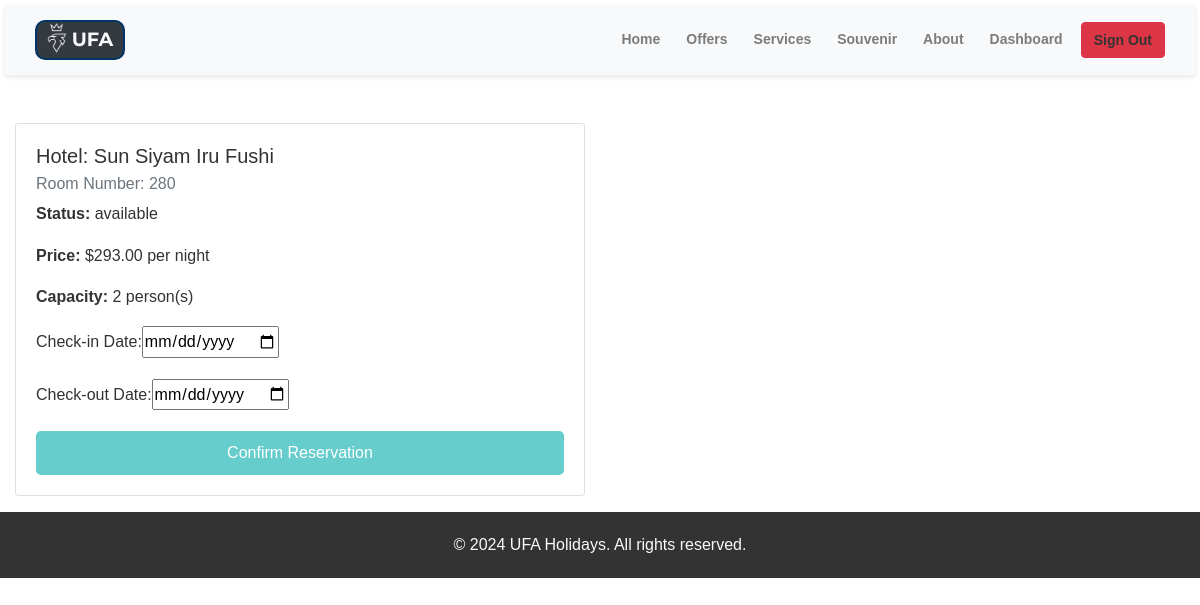
Screenshot of /assets/pages/reservation.php?room_id=3 (signed in) with the database file from the repository.
### tables this page shows
CREATE TABLE `hotel_rooms` (
  `room_id` int(11) NOT NULL,
  `hotel_id` int(11) DEFAULT NULL,
  `room_type_id` int(11) DEFAULT NULL,
  `room_number` varchar(20) NOT NULL,
  `status` varchar(50) NOT NULL DEFAULT 'available',
  `room_price` decimal(10,2) NOT NULL,
  `room_capacity` int(11) DEFAULT NULL,
  `room_image` text DEFAULT NULL
);

CREATE TABLE `hotels` (
  `hotel_id` int(11) NOT NULL,
  `hotel_name` varchar(100) DEFAULT NULL,
  `hotel_location` varchar(100) DEFAULT NULL,
  `hotel_description` text DEFAULT NULL,
  `hotel_profile` text DEFAULT NULL,
  `hotel_rooms` int(11) DEFAULT NULL,
  `hotel_amenities` text DEFAULT NULL,
  `hotel_contact_info` varchar(100) DEFAULT NULL,
  `hotel_rank` int(11) DEFAULT NULL,
  `hotel_image` text DEFAULT NULL,
  `hotel_distance` int(11) NOT NULL,
  `deleted` tinyint(1) DEFAULT 0
);

### assets/pages/reservation.php (the view, shortened to what this page needs)
<?php
include 'db_connect.php';
if (isset($_GET['room_id'])) {
    $room_id = $_GET['room_id'];
    $sql_room = "SELECT hotel_rooms.*, hotels.hotel_name
                 FROM hotel_rooms
                 INNER JOIN hotels ON hotel_rooms.hotel_id = hotels.hotel_id
                 WHERE hotel_rooms.room_id = $room_id";
    $result_room = $conn->query($sql_room);
} else {
    header("Location: booking.php");
    exit();
}
?>
<!DOCTYPE html>
<html lang="en">
<head>
    <link rel="stylesheet" href="https://stackpath.bootstrapcdn.com/bootstrap/4.5.2/css/bootstrap.min.css">
    <link rel="stylesheet" href="assets/css/styles.css">
</head>
<body>
    <?php include 'navbar.php'; ?>
    <main>
        <section class="container mt-5">
            <div class="row">
                <div class="col-md-6">
                    <?php
                    if ($result_room->num_rows > 0) {
                        $row = $result_room->fetch_assoc();
                        echo '<div class="card mb-3">';
                        echo '<div class="card-body">';
                        echo '<h5 class="card-title">Hotel: ' . $row['hotel_name'] . '</h5>';
                        echo '<h6 class="card-subtitle mb-2 text-muted">Room Number: ' . $row['room_number'] . '</h6>';
                        echo '<p class="card-text"><strong>Status:</strong> ' . $row['status'] . '</p>';
                        echo '<p class="card-text"><strong>Price:</strong> $' . $row['room_price'] . ' per night</p>';
                        echo '<p class="card-text"><strong>Capacity:</strong> ' . $row['room_capacity'] . ' person(s)</p>';
                        echo '<form method="post">';
                        echo '<div class="form-group">';
                        echo '<label for="check_in">Check-in Date:</label>';
                        echo '<input type="date" id="check_in" name="check_in" required>';
                        echo '</div>';
                        echo '<div class="form-group">';
                        echo '<label for="check_out">Check-out Date:</label>';
                        echo '<input type="date" id="check_out" name="check_out" required>';
                        echo '</div>';
                        echo '<button type="submit" class="btn btn-primary">Confirm Reservation</button>';
                        echo '</form>';
                        echo '</div>';
                        echo '</div>';
                    } else {
                        echo '<p>No room details found.</p>';
                    }
                    ?>
                </div>
            </div>
        </section>
    </main>
    <?php include 'footer.php'; ?>
</body>
</html>

### assets/css/styles.css (style rules this page uses)
:root { --primary-color: #003366; --secondary-color: #66CCCC; --accent-color: #66CC99; --gold-color: #FFD700; --text-color: #333333; --bg-color: #FFFFFF; --bg-light-color: #F2F2F2; }
* { margin: 0; padding: 0; box-sizing: border-box; }
body { font-family: Arial, sans-serif; line-height: 1.6; font-size: 16px; color: var(--text-color); background-color: var(--bg-color); }
.container { max-width: 1200px; margin: 0 auto; padding: 0 15px; }
.btn-primary, .nav-btn-book-now { background-color: var(--secondary-color); color: #fff; border: none; display: block; width: 100%; padding: 10px 15px; border-radius: 5px; text-align: center; cursor: pointer; }

### rows the page displays
hotel_rooms: hotel.hotel_name "Sun Siyam Iru Fushi", room_number "280", status "available", room_price "293.00", room_capacity "2"
